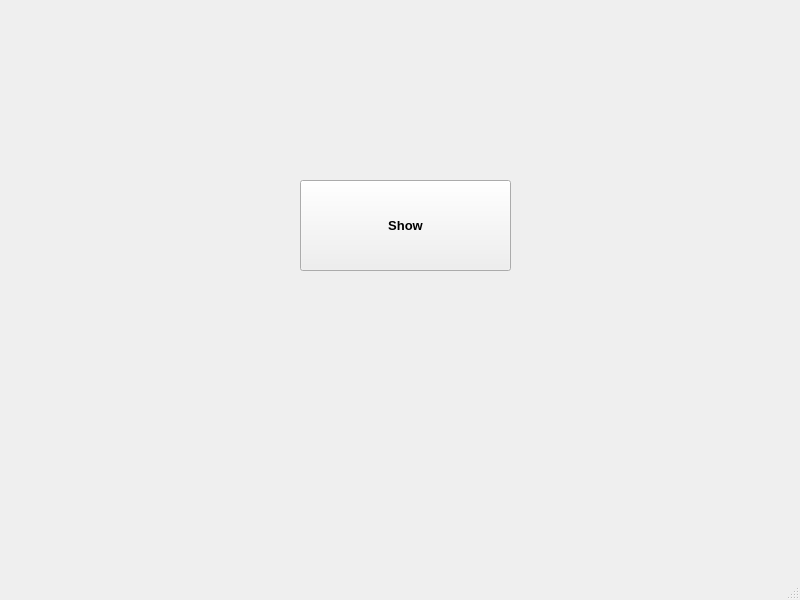
<?xml version="1.0" encoding="UTF-8"?>
<ui version="4.0">
 <class>MainWindow</class>
 <widget class="QMainWindow" name="MainWindow">
  <property name="geometry">
   <rect>
    <x>0</x>
    <y>0</y>
    <width>800</width>
    <height>600</height>
   </rect>
  </property>
  <property name="windowTitle">
   <string>MainWindow</string>
  </property>
  <widget class="QWidget" name="centralwidget">
   <widget class="QPushButton" name="showbut">
    <property name="geometry">
     <rect>
      <x>300</x>
      <y>180</y>
      <width>211</width>
      <height>91</height>
     </rect>
    </property>
    <property name="font">
     <font>
      <pointsize>10</pointsize>
      <weight>75</weight>
      <bold>true</bold>
     </font>
    </property>
    <property name="text">
     <string>Show</string>
    </property>
   </widget>
  </widget>
  <widget class="QMenuBar" name="menubar">
   <property name="geometry">
    <rect>
     <x>0</x>
     <y>0</y>
     <width>800</width>
     <height>27</height>
    </rect>
   </property>
  </widget>
  <widget class="QStatusBar" name="statusbar"/>
 </widget>
 <resources/>
 <connections/>
</ui>
